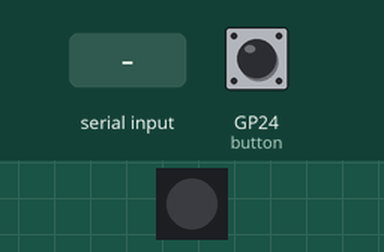
This program was run on a simulated Raspberry Pi Pico running MicroPython. Parts: 1 RGB LEDs in strip order, left to right. Inputs (shaded band) come from the test bench; at power-on: GP24 (button) HIGH. Random numbers come from a fixed seed; what the program prints to the serial console is not drawn.

Above: at 1.2 s.
1.3 s: "1" typed at the serial console, then Enter
2.8 s: GP24 (button) pulled LOW for 0.15 s
At 3.6 s:
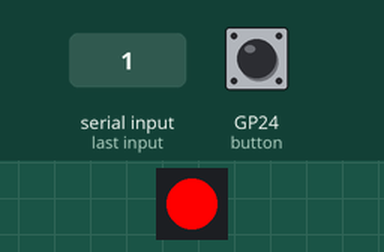
Timing chart, 0 to 5.8 s (numbered marks = the images above; inputs shaded):
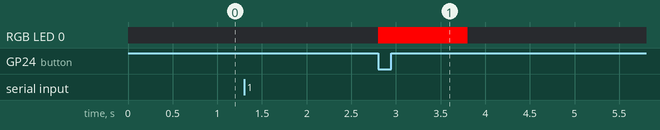

The program:

Multiplication_Neutral.py
```python
from machine import Pin
import neopixel
import time
import random

# Настройка кнопки (GPIO 24) и светодиодов WS2812 (GPIO 23)
button = Pin(24, Pin.IN, Pin.PULL_UP)
num_leds = 1
np = neopixel.NeoPixel(Pin(23), num_leds)

# Функция для изменения цвета светодиодов
def show_color(color):
    for i in range(num_leds):
        np[i] = color
    np.write()

# Функция объяснения умножения и нейтрального элемента
def explain_multiplication():
    print("                                        ")
    print(" \U0001F4A1 ОПРЕДЕЛЕНИЕ:                        ")
    print("\u250C" + "\u2500" * 38 + "\u2510")
    print("│ Умножение — это математическая       │")
    print("│ операция, означающая сложение числа  │")
    print("│ самого с собой несколько раз.        │")
    print("│ Например:                            │")
    print("│                                      │")
    print("│  3 × 2 = 3 + 3 = 6                   │")
    print("│                                      │")
    print("│ 🔹 Число 1 — нейтральный элемент.    │")
    print("│ При умножении на него число          │")
    print("│ не изменяется:                       │")
    print("│  7 × 1 = 7                           │")
    print("\u2514" + "\u2500" * 38 + "\u2518\n")
    print("Теперь попробуем умножить два числа!\n")

# Функция генерации примера
def generate_problem():
    a = random.randint(1, 9)  # Генерируем случайные числа
    b = 1  # Нейтральный элемент в умножении
    correct_answer = a * b
    return a, b, correct_answer

# Функция проверки ответа с кнопкой
def check_answer():
    try:
        while True:
            a, b, correct_answer = generate_problem()
            print(f"\nРешите пример: {a} × {b} = ?")

            try:
                user_answer = int(input("Введите ваш ответ: "))
            except ValueError:
                print("❌ Ошибка: Введите число!")
                continue

            print("Нажмите кнопку для проверки ответа...")

            while button.value():  # Ждём нажатия кнопки
                time.sleep(0.1)

            if user_answer == correct_answer:
                print("✅ Правильно!")
                show_color((0, 255, 0))  # Зеленый цвет
            else:
                print(f"❌ Ошибка! Правильный ответ: {correct_answer}")
                show_color((255, 0, 0))  # Красный цвет

            if b == 1:
                print(f"ℹ️ {a} × {b} = {correct_answer}, потому что при умножении на 1 число не изменяется тк 1 нейтральный элемент. ")

            time.sleep(1)  # Даем время посмотреть результат
            show_color((0, 0, 0))  # Выключаем светодиоды
            print("\nСледующий пример...\n")

    except KeyboardInterrupt:
        print("\n🚪 Выход из программы. До свидания!")
        show_color((0, 0, 0))  # Выключаем светодиоды перед выходом

# Основная программа
explain_multiplication()  # Объясняем умножение
check_answer()  # Запускаем тесты
```

Measured:
- after the input at 1.3 s, every drawn part: stays the same
- after the input at 2.8 s, RGB LED 0: off → RGB(255, 0, 0) at once, → off 1.0 s later
